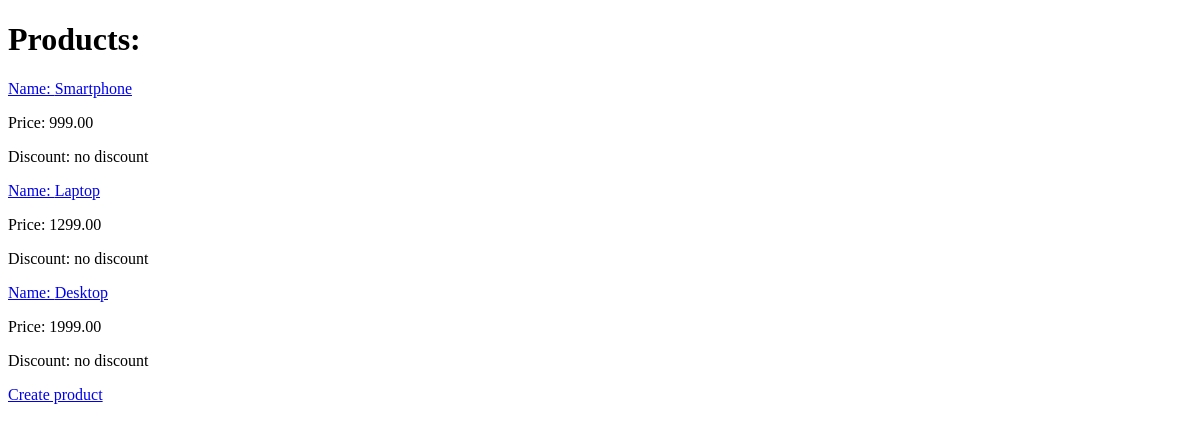
Page /shop/products/ on the earlier database version.
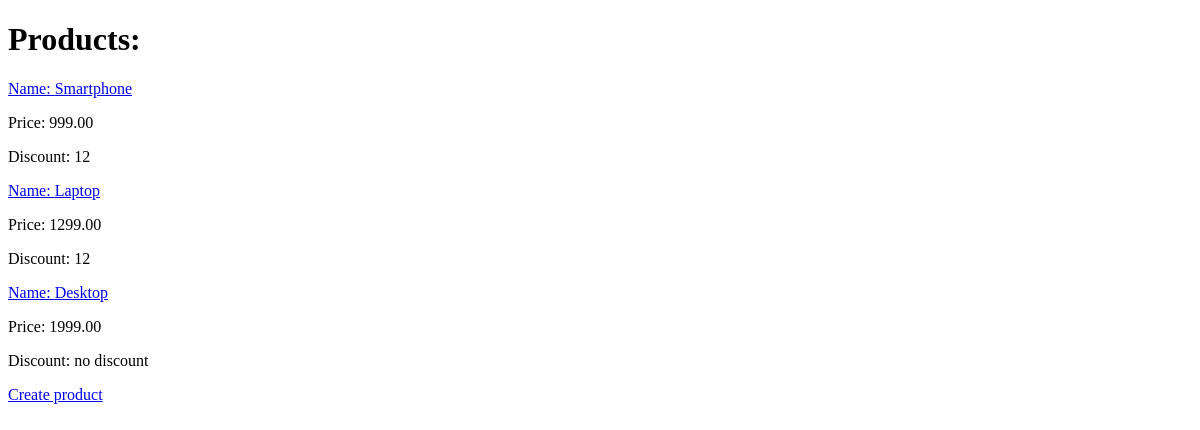
Same page on the later database version.
### shopapp/models.py (models this page shows, shortened)
class Product(models.Model):
    class Meta:
        ordering = ['-name', 'price']
    name = models.CharField(max_length=100)
    description = models.TextField(null=False, blank=True)
    price = models.DecimalField(default=0 ,max_digits=8, decimal_places=2)
    discount = models.SmallIntegerField(default=0)
    created_at = models.DateTimeField(auto_now_add=True)
    archived = models.BooleanField(default=False)

### shopapp/views.py (the view)
# urls.py: path("products/", ProductsListView.as_view(), name="products_list"),
class ProductsListView(ListView):
    model = Product
    template_name = "shopapp/products-list.html"
    context_object_name = "products"

### shopapp/templates/shopapp/products-list.html (shortened to what this page needs)
{% extends "shopapp/base.html" %}
{% block body %}
    <h1>Products:</h1>
    {% if products %}
        <div>
            {% for product in products %}
                <p><a href={% url "shopapp:product_detail" pk=product.pk %}>Name: {{product.name}}</a></p>
                <p>Price: {{product.price}}</p>
                <p>Discount: {% firstof product.discount 'no discount' %}</p>
            {% endfor %}
        </div>
    {% else %}
        <h3>No products yet</h3>
    {% endif %}
    <a href="{% url "shopapp:create_product" %}"
    >Create product</a>
{% endblock %}

Differences in the rows shown:
changed Product "Smartphone": discount "no discount" → "12"
changed Product "Laptop": discount "no discount" → "12"
